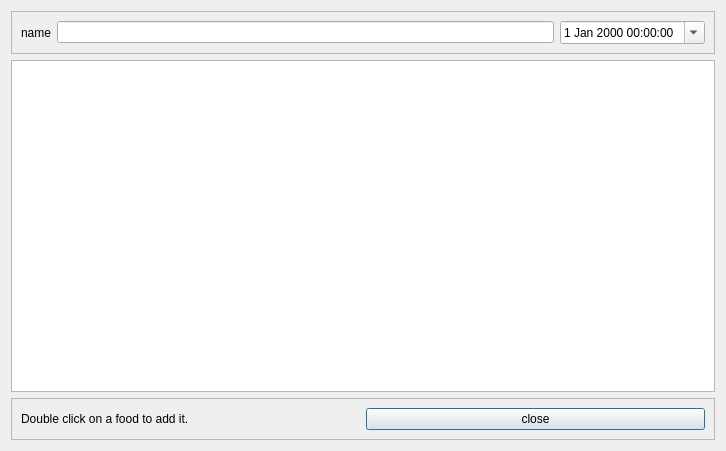
<?xml version="1.0" encoding="UTF-8"?>
<ui version="4.0">
 <class>PortionAdder</class>
 <widget class="QDialog" name="PortionAdder">
  <property name="geometry">
   <rect>
    <x>0</x>
    <y>0</y>
    <width>726</width>
    <height>451</height>
   </rect>
  </property>
  <property name="windowTitle">
   <string>Dialog</string>
  </property>
  <layout class="QVBoxLayout" name="verticalLayout">
   <item>
    <widget class="QFrame" name="frameTop">
     <property name="frameShape">
      <enum>QFrame::StyledPanel</enum>
     </property>
     <property name="frameShadow">
      <enum>QFrame::Raised</enum>
     </property>
     <layout class="QHBoxLayout" name="horizontalLayout">
      <item>
       <widget class="QLabel" name="label">
        <property name="text">
         <string>name</string>
        </property>
       </widget>
      </item>
      <item>
       <widget class="QLineEdit" name="filterLineEdit"/>
      </item>
      <item>
       <widget class="QDateTimeEdit" name="dateTimeEdit">
        <property name="calendarPopup">
         <bool>true</bool>
        </property>
       </widget>
      </item>
     </layout>
    </widget>
   </item>
   <item>
    <widget class="QTableView" name="tableView"/>
   </item>
   <item>
    <widget class="QFrame" name="frameBottom">
     <property name="minimumSize">
      <size>
       <width>0</width>
       <height>14</height>
      </size>
     </property>
     <property name="frameShape">
      <enum>QFrame::StyledPanel</enum>
     </property>
     <property name="frameShadow">
      <enum>QFrame::Raised</enum>
     </property>
     <layout class="QHBoxLayout" name="horizontalLayout_2">
      <item>
       <widget class="QLabel" name="statusMessageLabel">
        <property name="text">
         <string>Double click on a food to add it.</string>
        </property>
       </widget>
      </item>
      <item>
       <widget class="QPushButton" name="closeButton">
        <property name="text">
         <string>close</string>
        </property>
       </widget>
      </item>
     </layout>
    </widget>
   </item>
  </layout>
 </widget>
 <resources/>
 <connections/>
</ui>
